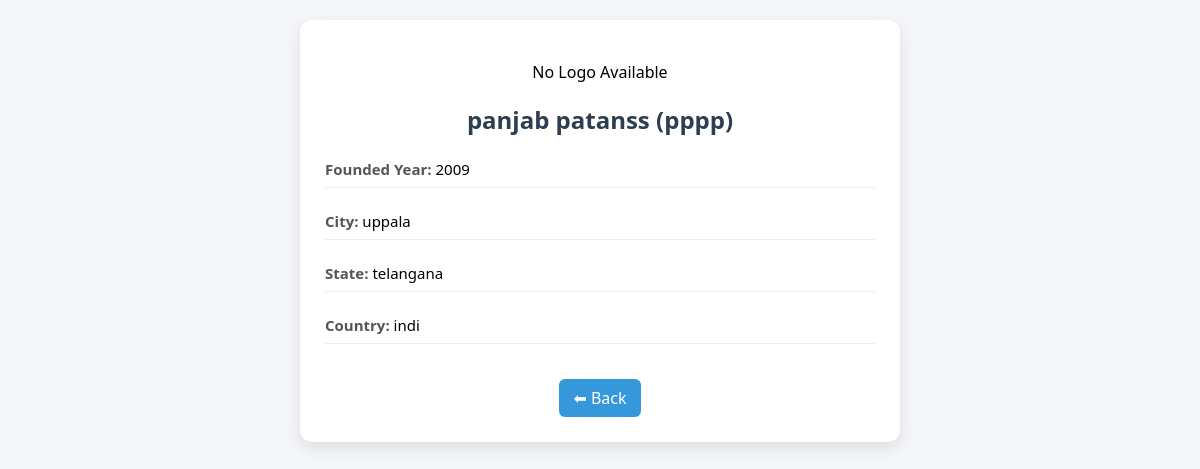
The app's page /zepto/franchdata/4/ with its own data.
### zepto/models.py (models this page shows, shortened)
class franchise(models.Model):
    name = models.CharField(max_length=100)
    short_name = models.CharField(max_length=40)
    founded_year = models.IntegerField()
    logo_url = models.ImageField(upload_to="franchise_logos/", blank=True, null=True)
    city = models.CharField(max_length=80)
    state = models.CharField(max_length=80)
    country = models.CharField(max_length=80)
    class Meta:
        db_table = "franchise"

### zepto/views.py (the view)
# urls.py: path('franchdata/<int:id>/',views.franchise_data, name='franchise_data'),
def franchise_data(request,id):
    franch = franchise.objects.get(id=id)
    return render (request,"franchise_deatles.html",{"franchise":franch })

### zepto/templates/franchise_deatles.html (shortened to what this page needs)
<!DOCTYPE html>
<html lang="en">
<head>
</head>
<body>
<div class="container">
    <div class="card">
        <div class="logo">
            {% if franchise.logo_url %}
                <img src="{{ franchise.logo_url.url }}" alt="logo">
            {% else %}
                <p>No Logo Available</p>
            {% endif %}
        </div>
        <h2>{{ franchise.name }} ({{ franchise.short_name }})</h2>
        <div class="info">
            <p><span class="label">Founded Year:</span> {{ franchise.founded_year }}</p>
            <p><span class="label">City:</span> {{ franchise.city }}</p>
            <p><span class="label">State:</span> {{ franchise.state }}</p>
            <p><span class="label">Country:</span> {{ franchise.country }}</p>
        </div>
        <a href="{% url 'franchise_lists' %}" class="back-link">⬅ Back</a>
    </div>
</div>
</body>
</html>

### zepto/templates/franchise_deatles.html (style rules this page uses)
body { font-family: 'Segoe UI', Tahoma, Geneva, Verdana, sans-serif; background: #f4f6f9; margin: 0; padding: 20px; }
.container { max-width: 600px; margin: auto; }
.card { background: white; border-radius: 12px; padding: 25px; box-shadow: 0 6px 15px rgba(0,0,0,0.1); text-align: center; }
.logo { margin-bottom: 15px; }
h2 { margin-bottom: 15px; color: #2c3e50; }
.info { text-align: left; margin-top: 15px; }
.info p { padding: 8px 0; border-bottom: 1px solid #eee; font-size: 15px; }
.label { font-weight: bold; color: #555; }
.back-link { display: inline-block; margin-top: 20px; text-decoration: none; color: white; background: #3498db; padding: 8px 14px; border-radius: 6px; transition: 0.3s; }

### records on screen
franchise: name "panjab patanss", short_name "pppp", founded_year "2009", city "uppala", state "telangana", country "indi"
